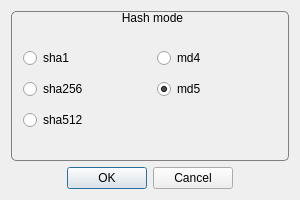
<?xml version="1.0" encoding="UTF-8"?>
<ui version="4.0">
 <class>OptionsWindow</class>
 <widget class="QDialog" name="OptionsWindow">
  <property name="geometry">
   <rect>
    <x>0</x>
    <y>0</y>
    <width>300</width>
    <height>200</height>
   </rect>
  </property>
  <property name="minimumSize">
   <size>
    <width>300</width>
    <height>200</height>
   </size>
  </property>
  <property name="maximumSize">
   <size>
    <width>300</width>
    <height>200</height>
   </size>
  </property>
  <property name="windowTitle">
   <string>Dialog</string>
  </property>
  <layout class="QGridLayout" name="gridLayout">
   <item row="0" column="0">
    <layout class="QVBoxLayout" name="verticalLayout">
     <item>
      <widget class="QGroupBox" name="groupBox">
       <property name="autoFillBackground">
        <bool>false</bool>
       </property>
       <property name="styleSheet">
        <string notr="true">QGroupBox { 
background-color: qlineargradient(x1: 0, y1: 0, x2: 0, y2: 1,
                                      stop: 0 #E0E0E0, stop: 1 #FFFFFF);
	border: 1px solid gray;
border-radius: 5px;
}
QGroupBox::title { 
    background-color: transparent;
     subcontrol-position: top center; /* position at the top left*/ 
    padding: 0 3px;
 } </string>
       </property>
       <property name="title">
        <string>Hash mode</string>
       </property>
       <property name="flat">
        <bool>false</bool>
       </property>
       <property name="checkable">
        <bool>false</bool>
       </property>
       <widget class="QWidget" name="layoutWidget">
        <property name="geometry">
         <rect>
          <x>12</x>
          <y>32</y>
          <width>261</width>
          <height>95</height>
         </rect>
        </property>
        <layout class="QGridLayout" name="gridLayout_2">
         <item row="2" column="0">
          <widget class="QRadioButton" name="radioButton_sha512">
           <property name="accessibleName">
            <string notr="true"/>
           </property>
           <property name="styleSheet">
            <string notr="true"/>
           </property>
           <property name="text">
            <string>sha512</string>
           </property>
           <property name="checked">
            <bool>false</bool>
           </property>
           <attribute name="buttonGroup">
            <string notr="true">buttonGroup_hash</string>
           </attribute>
          </widget>
         </item>
         <item row="0" column="1">
          <widget class="QRadioButton" name="radioButton_md4">
           <property name="accessibleName">
            <string notr="true"/>
           </property>
           <property name="styleSheet">
            <string notr="true"/>
           </property>
           <property name="text">
            <string>md4</string>
           </property>
           <attribute name="buttonGroup">
            <string notr="true">buttonGroup_hash</string>
           </attribute>
          </widget>
         </item>
         <item row="1" column="0">
          <widget class="QRadioButton" name="radioButton_sha256">
           <property name="accessibleName">
            <string notr="true"/>
           </property>
           <property name="styleSheet">
            <string notr="true"/>
           </property>
           <property name="text">
            <string>sha256</string>
           </property>
           <property name="checked">
            <bool>false</bool>
           </property>
           <attribute name="buttonGroup">
            <string notr="true">buttonGroup_hash</string>
           </attribute>
          </widget>
         </item>
         <item row="1" column="1">
          <widget class="QRadioButton" name="radioButton_md5">
           <property name="accessibleName">
            <string notr="true"/>
           </property>
           <property name="styleSheet">
            <string notr="true"/>
           </property>
           <property name="text">
            <string>md5</string>
           </property>
           <property name="checked">
            <bool>true</bool>
           </property>
           <attribute name="buttonGroup">
            <string notr="true">buttonGroup_hash</string>
           </attribute>
          </widget>
         </item>
         <item row="0" column="0">
          <widget class="QRadioButton" name="radioButton_sha1">
           <property name="accessibleName">
            <string notr="true"/>
           </property>
           <property name="styleSheet">
            <string notr="true"/>
           </property>
           <property name="text">
            <string>sha1</string>
           </property>
           <property name="checked">
            <bool>false</bool>
           </property>
           <attribute name="buttonGroup">
            <string notr="true">buttonGroup_hash</string>
           </attribute>
          </widget>
         </item>
        </layout>
       </widget>
      </widget>
     </item>
     <item>
      <widget class="QDialogButtonBox" name="buttonBox">
       <property name="orientation">
        <enum>Qt::Horizontal</enum>
       </property>
       <property name="standardButtons">
        <set>QDialogButtonBox::Cancel|QDialogButtonBox::Ok</set>
       </property>
       <property name="centerButtons">
        <bool>true</bool>
       </property>
      </widget>
     </item>
    </layout>
   </item>
  </layout>
 </widget>
 <resources/>
 <connections>
  <connection>
   <sender>buttonBox</sender>
   <signal>accepted()</signal>
   <receiver>OptionsWindow</receiver>
   <slot>accept()</slot>
   <hints>
    <hint type="sourcelabel">
     <x>248</x>
     <y>254</y>
    </hint>
    <hint type="destinationlabel">
     <x>157</x>
     <y>274</y>
    </hint>
   </hints>
  </connection>
  <connection>
   <sender>buttonBox</sender>
   <signal>rejected()</signal>
   <receiver>OptionsWindow</receiver>
   <slot>reject()</slot>
   <hints>
    <hint type="sourcelabel">
     <x>316</x>
     <y>260</y>
    </hint>
    <hint type="destinationlabel">
     <x>286</x>
     <y>274</y>
    </hint>
   </hints>
  </connection>
 </connections>
 <buttongroups>
  <buttongroup name="buttonGroup_hash">
   <property name="exclusive">
    <bool>true</bool>
   </property>
  </buttongroup>
 </buttongroups>
</ui>
